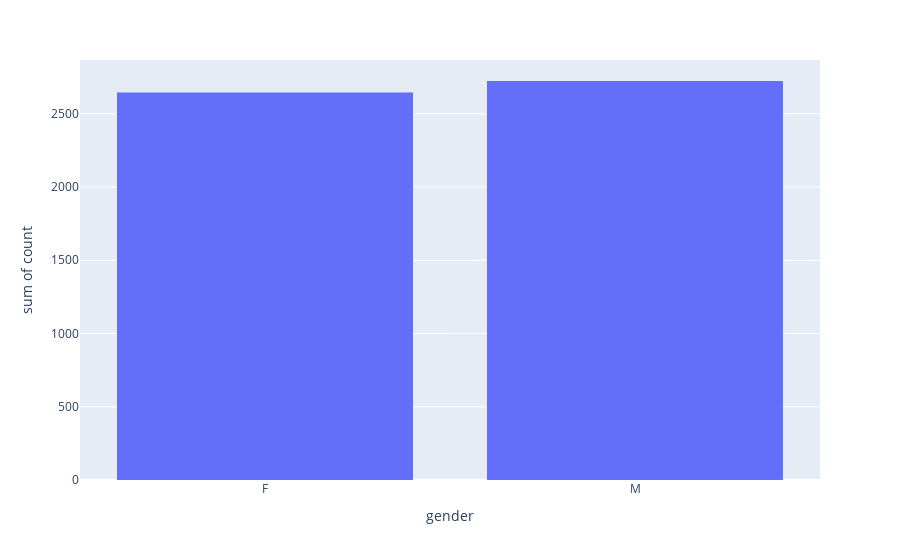

This figure's notebook cell:
### Code cell
df = run_query('SELECT gender, COUNT(*) count FROM client GROUP BY gender')
df.columns = ['gender', 'count']
fig = px.histogram(df, x='gender', y='count')
fig.show()

### Figure 1 — Plotly figure (JSON) as saved in the notebook; plotly's stock layout.template omitted (floating-point values rounded to 4 significant figures)
{"data": [{"bingroup": "x", "histfunc": "sum", "hovertemplate": "gender=%{x}<br>sum of count=%{y}<extra></extra>", "legendgroup": "", "marker": {"color": "#636efa", "pattern": {"shape": ""}}, "name": "", "orientation": "v", "showlegend": false, "type": "histogram", "x": ["F", "M"], "xaxis": "x", "y": [2645, 2724], "yaxis": "y"}], "layout": {"barmode": "relative", "legend": {"tracegroupgap": 0}, "margin": {"t": 60}, "xaxis": {"anchor": "y", "domain": [0, 1], "title": {"text": "gender"}}, "yaxis": {"anchor": "x", "domain": [0, 1], "title": {"text": "sum of count"}}}}
